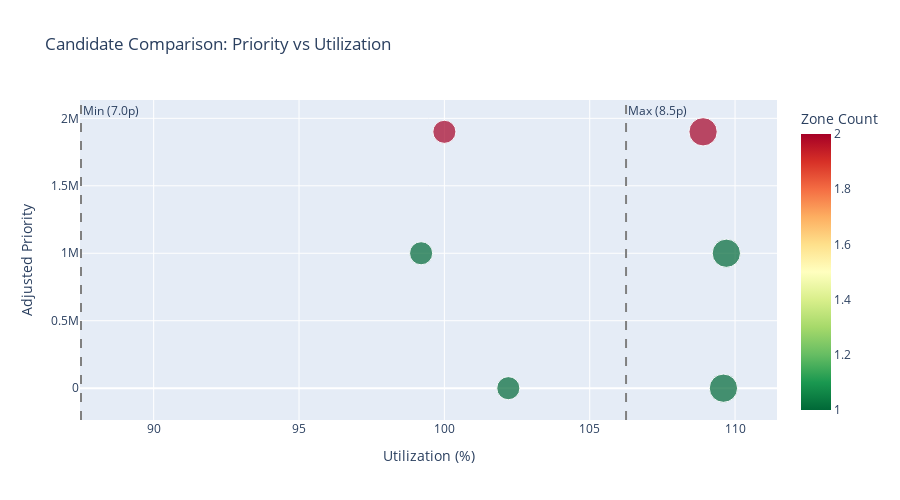

The notebook cell saved with this chart:
### Code cell
# Scatter: Priority vs Utilization
fig = px.scatter(
    summary_df,
    x="utilization_pct",
    y="adjusted_priority",
    color="zone_count",
    size="order_count",
    hover_data=["strategy", "zones", "total_pallets"],
    title="Candidate Comparison: Priority vs Utilization",
    labels={
        "utilization_pct": "Utilization (%)",
        "adjusted_priority": "Adjusted Priority",
        "zone_count": "Zone Count",
    },
    color_continuous_scale="RdYlGn_r",
)

# Add reference lines for capacity range
fig.add_vline(x=87.5, line_dash="dash", line_color="gray", annotation_text="Min (7.0p)")
fig.add_vline(x=106.25, line_dash="dash", line_color="gray", annotation_text="Max (8.5p)")

fig.update_layout(height=500)
fig.show()

### Figure 1 — Plotly figure (JSON) as saved in the notebook; plotly's stock layout.template omitted (floating-point values rounded to 4 significant figures)
{"data": [{"customdata": [["dp_optimal", "WEST_ZONE, CABA", 8.71], ["greedy_efficiency", "WEST_ZONE, CABA", 8], ["greedy_zone_caba", "CABA", 8.78], ["greedy_zone_west", "WEST_ZONE", 7.94], ["greedy_zone_north", "NORTH_ZONE", 8.77], ["greedy_zone_south", "SOUTH_ZONE", 8.18]], "hovertemplate": "Utilization (%)=%{x}<br>Adjusted Priority=%{y}<br>order_count=%{marker.size}<br>strategy=%{customdata[0]}<br>zones=%{customdata[1]}<br>total_pallets=%{customdata[2]}<br>Zone Count=%{marker.color}<extra></extra>", "legendgroup": "", "marker": {"color": [2, 2, 1, 1, 1, 1], "coloraxis": "coloraxis", "size": [3, 2, 3, 2, 3, 2], "sizemode": "area", "sizeref": 0.0075, "symbol": "circle"}, "mode": "markers", "name": "", "orientation": "v", "showlegend": false, "type": "scatter", "x": [108.9, 100.0, 109.7, 99.2, 109.6, 102.2], "xaxis": "x", "y": [1900000.0, 1900000.0, 1000000.0, 1000000.0, 208.8, 175.0], "yaxis": "y"}], "layout": {"annotations": [{"showarrow": false, "text": "Min (7.0p)", "x": 87.5, "xanchor": "left", "xref": "x", "y": 1, "yanchor": "top", "yref": "y domain"}, {"showarrow": false, "text": "Max (8.5p)", "x": 106.2, "xanchor": "left", "xref": "x", "y": 1, "yanchor": "top", "yref": "y domain"}], "coloraxis": {"colorbar": {"title": {"text": "Zone Count"}}, "colorscale": [[0, "rgb(0,104,55)"], [0.1, "rgb(26,152,80)"], [0.2, "rgb(102,189,99)"], [0.3, "rgb(166,217,106)"], [0.4, "rgb(217,239,139)"], [0.5, "rgb(255,255,191)"], [0.6, "rgb(254,224,139)"], [0.7, "rgb(253,174,97)"], [0.8, "rgb(244,109,67)"], [0.9, "rgb(215,48,39)"], [1, "rgb(165,0,38)"]]}, "height": 500, "legend": {"itemsizing": "constant", "tracegroupgap": 0}, "shapes": [{"line": {"color": "gray", "dash": "dash"}, "type": "line", "x0": 87.5, "x1": 87.5, "xref": "x", "y0": 0, "y1": 1, "yref": "y domain"}, {"line": {"color": "gray", "dash": "dash"}, "type": "line", "x0": 106.2, "x1": 106.2, "xref": "x", "y0": 0, "y1": 1, "yref": "y domain"}], "title": {"text": "Candidate Comparison: Priority vs Utilization"}, "xaxis": {"anchor": "y", "domain": [0, 1], "title": {"text": "Utilization (%)"}}, "yaxis": {"anchor": "x", "domain": [0, 1], "title": {"text": "Adjusted Priority"}}}}
